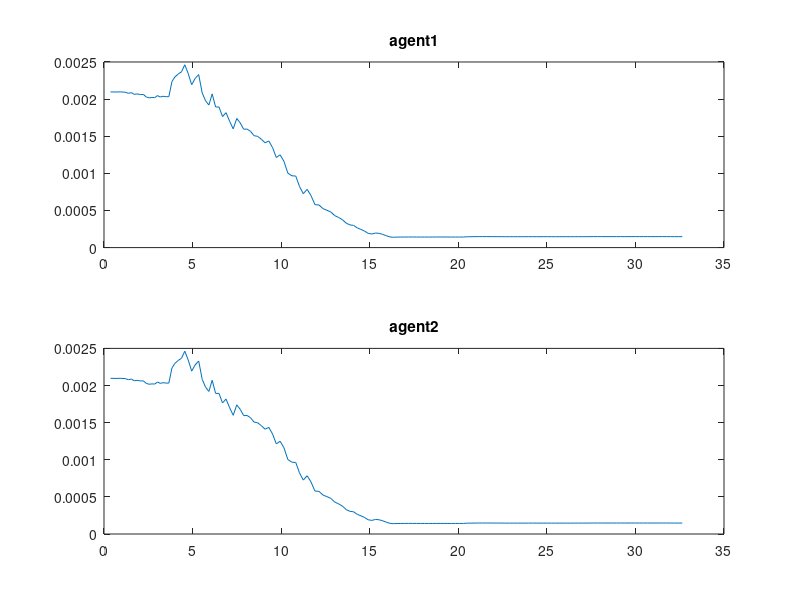
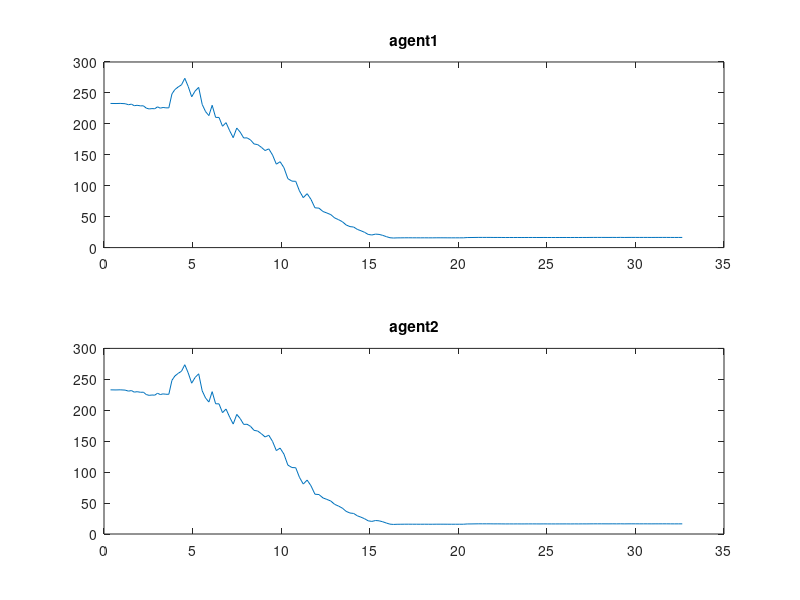
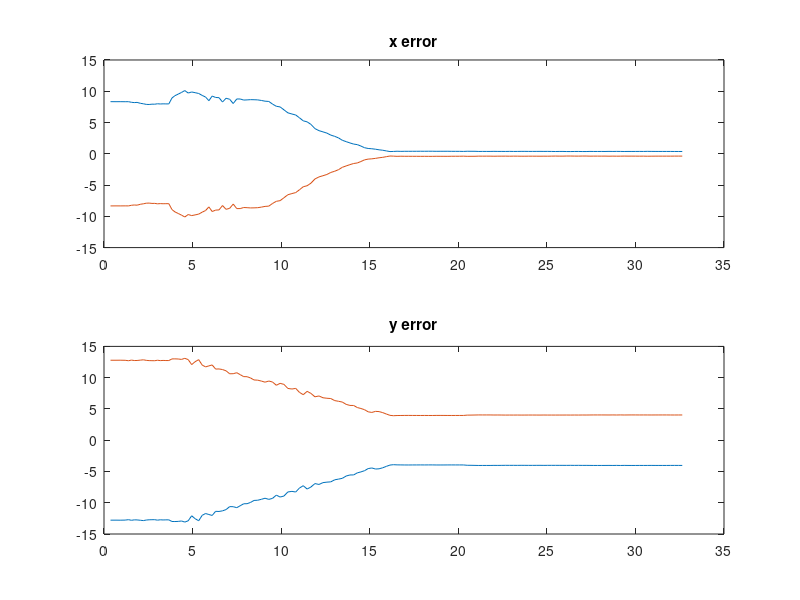
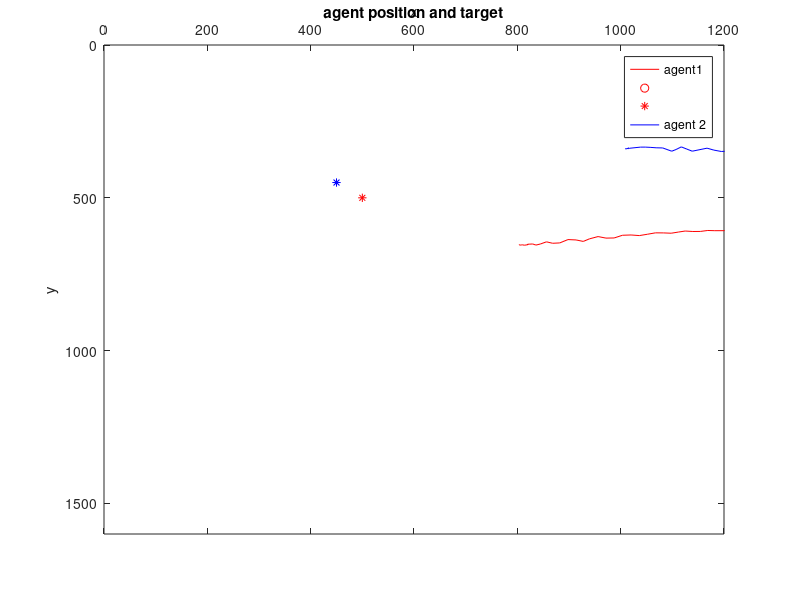

Recreate these plots in MATLAB, in order.
clear;
close all;
load('jan19test1');
%% Load and remove zeros from the data

logCounter = logCounter - 2;

%eliminate the first row which is 0
logImages = circshift(logImages, -1);
logNumDetections = circshift(logNumDetections, -1);
logPosition = circshift(logPosition, -1);
logFormationError = circshift(logFormationError, -1);
logHeading = circshift(logHeading, -1);
logDistance = circshift(logDistance, -1);
logAngle = circshift(logAngle, -1);
logPhi = circshift(logPhi, -1);
logPsi = circshift(logPsi, -1);
logphi = circshift(logphi, -1);
logpsi = circshift(logpsi, -1);
logdVadP = circshift(logdVadP, -1);
logdVodP = circshift(logdVodP, -1);
logControlSpeed = circshift(logControlSpeed, -1);
logProportional = circshift(logProportional, -1);
logIntegral = circshift(logIntegral, -1);
logDerivative = circshift(logDerivative, -1);
logTiming = circshift(logTiming, -1);

logImages = logImages(1:logCounter, :);
logNumDetections = logNumDetections(1:logCounter, :);
logPosition = logPosition(1:logCounter, :, :);
logFormationError = logFormationError(1:logCounter, :, :);
logHeading = logHeading(1:logCounter, :);
logDistance = logDistance(1:logCounter, :, :);
logAngle = logAngle(1:logCounter, :);
logPhi = logPhi(1:logCounter, :, :);
logPsi = logPsi(1:logCounter, :, :);
logphi = logphi(1:logCounter, :);
logpsi = logpsi(1:logCounter, :);%distance error
logdVadP = logdVadP( 1:logCounter, :, :);
logdVodP = logdVodP( 1:logCounter, :, :);
logControlSpeed = logControlSpeed(1:logCounter, :, :);
logProportional = logProportional(1:logCounter, :, :);
logIntegral = logIntegral(1:logCounter, :,  :);
logDerivative = logDerivative(1:logCounter, :, :);
logTiming = logTiming(1:logCounter, :);

logTiming(:, 12) = sum(logTiming, 2); %delta_t for each step

duration = cumsum(logTiming(:, 12));

%%
x1 = logPosition(:, 1, 1);
y1 = logPosition(:, 2, 1);

x2 = logPosition(:, 1, 2);
y2 = logPosition(:, 2, 2);

ux1 = logControlSpeed(:, 1, 1);
uy1 = logControlSpeed(:, 2, 1);
u1 = ux1.^2 + uy1.^2;

ux2 = logControlSpeed(:, 1, 2);
uy2 = logControlSpeed(:, 2, 2);
u2 = ux2.^2 + uy2.^2;

ex1 = logFormationError(:, 1, 1);
ey1 = logFormationError(:, 2, 1);
e1 = ex1.^2 + ey1.^2;

ex2 = logFormationError(:, 1, 2);
ey2 = logFormationError(:, 2, 2);
e2 = ex2.^2 + ey2.^2;

de1 = logpsi(:, 1);
de2 = logpsi(:, 2);

%figure(1);
figure('Name','control effort','NumberTitle','off')
ax1 = subplot(2,1,1);
ax2 = subplot(2,1,2);
plot(ax1, duration, u1);
title(ax1,'agent1');
plot(ax2, duration, u2);
title(ax2, 'agent2');

%%
%figure(2);
figure('Name','formation error','NumberTitle','off')
ax3 = subplot(2,1,1);
ax4 = subplot(2,1,2);
plot(ax3, duration, e1);
title(ax3,'agent1');
plot(ax4, duration, e2);
title(ax4, 'agent2');
% figure(1);
% %ax1 = subplot(3,1,1);
% ax2 = subplot(2,1,1);
% ax3 = subplot(2,1,2);
% 
% %set(ax2,'Ydir','reverse')
% 
% %(:, 1, 1) first coordinate for first agent
% % plot(ax1, duration , logProportional(:, 1, 1), 'g', duration, logIntegral(:, 1, 1), 'r',...
% %  duration, logDerivative(:, 1, 1) ,'b', duration, logControlSpeed(:, 1, 1), 'k');
% % title(ax1, 'PID Tunning')
% % xlabel(ax1, duration)
% % legend('P','I', 'D', 'control');
% 
% plot(ax2, x1, y1, 'r', x1(end), y1(end),'ro', positionRef(1,1), positionRef(2,1), 'r*');
% title(ax2, 'Phase-plane diagram for 1st agent')
% xlabel(ax2, 'x')
% ylabel(ax2, 'y')
% axis(ax2, [0, 1200, 0, 1600]);
% set(ax2,'YAxisLocation','right');
% view(ax2, 90,90); %rotate the plot 90 deg CW to suit the image of the cameara
% 
% 
% plot(ax3, x2, y2, 'b', x2(end), y2(end),'bo', positionRef(1,2), positionRef(2,2), 'b*');
% title(ax3, 'Phase-plane diagram for 2nd agent')
% xlabel(ax3, 'x')
% ylabel(ax3, 'y')
% axis(ax3, [0, 1200, 0, 1600]);
% set(ax3,'YAxisLocation','right');
% view(ax3, 90,90);
%%
%figure(3);
figure('Name','position errors','NumberTitle','off')
ax5 = subplot(2,1,1);
ax6 = subplot(2,1,2);
plot(ax5, duration, logFormationError(:,1, 1), duration, logFormationError(:,1, 2));
title(ax5, 'x error')
plot(ax6, duration, logFormationError(:, 2, 1), duration, logFormationError(:,2, 2));
title(ax6, 'y error')
%%
figure('Name','agent position and target','NumberTitle','off')
plot(x1, y1, 'r', x1(end), y1(end),'ro', positionRef(1,1), positionRef(2,1), 'r*',...
     x2, y2, 'b', x2(end), y2(end),'bo', positionRef(1,2), positionRef(2,2), 'b*');
xlabel('x')
ylabel('y')
legend('agent1','', '', 'agent 2')
title ('agent position and target');
axis([0, 1200, 0, 1600]);
set(gca, 'XAxisLocation','top');
set(gca,'YDir','reverse');
%view(90,90)

%%
figure(5)
ax7 = subplot(2,1,1);
ax8 = subplot(2,1,2);
plot(ax7, duration, de1);
title(ax7, 'agent 1 distance error');
plot(ax8, duration, de2);
title(ax8, 'agent 2 distance error');
